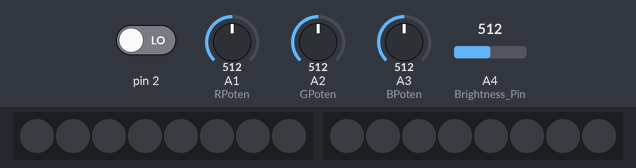
A sketch run on a simulated Arduino Uno, built with avr-gcc and run on an emulated ATmega328P. Parts: 2 × 8 RGB LEDs in strip order, left to right. The inputs (shaded band) are chosen by the test bench; at power-on: pin 2 LOW, A1 (RPoten) = 512, A2 (GPoten) = 512, A3 (BPoten) = 512, A4 (Brightness_Pin) = 512. Dim RGB values are drawn brighter than linear.

Above: at 1.2 s.
1.3 s: pin 2 driven HIGH
At 2.5 s:
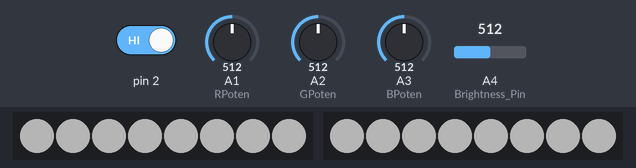
2.8 s: A1 (RPoten) set to 716
At 3.7 s:
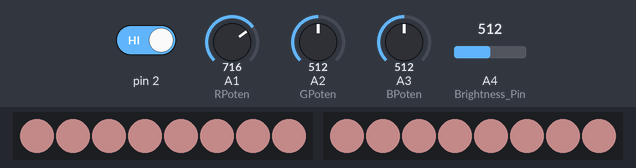
4.3 s: A2 (GPoten) set to 716
At 4.9 s:
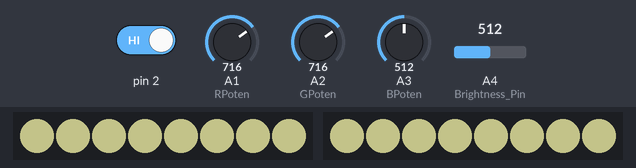
5.8 s: A3 (BPoten) set to 306
At 7.0 s:
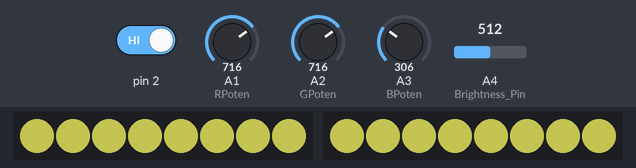
7.3 s: A1 (RPoten) set to 992
At 8.4 s:
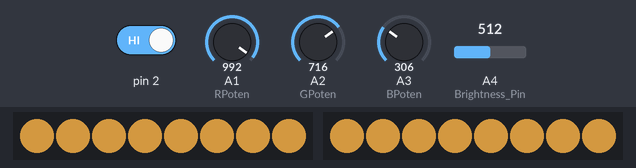
8.8 s: A2 (GPoten) set to 306
At 9.5 s:
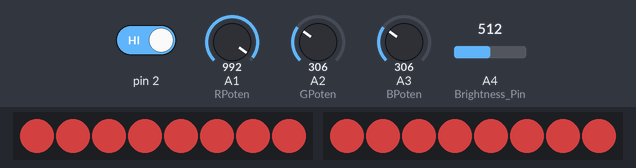
Timing chart, 0 to 11.3 s (numbered marks = the images above; inputs shaded):
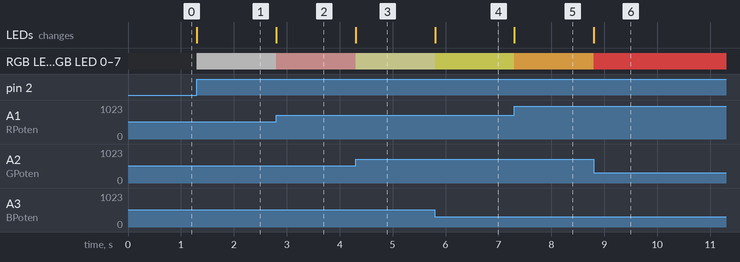

Measured:
- after the input at 1.3 s, RGB LED 0–7, RGB LED 0–7: off → RGB(64, 64, 64) at once; the LEDs: first change at once (image 1 shows a later state)
- after the input at 2.8 s, RGB LED 0–7, RGB LED 0–7: RGB(64, 64, 64) → RGB(91, 64, 64) at once; the LEDs: change at once (image 2)
- after the input at 4.3 s, RGB LED 0–7, RGB LED 0–7: RGB(91, 64, 64) → RGB(91, 91, 64) at once; the LEDs: change at once (image 3)
- after the input at 5.8 s, RGB LED 0–7, RGB LED 0–7: RGB(91, 91, 64) → RGB(91, 91, 38) at once; the LEDs: change at once (image 4)
- after the input at 7.3 s, RGB LED 0–7, RGB LED 0–7: RGB(91, 91, 38) → RGB(126, 91, 38) at once; the LEDs: change at once (image 5)
- after the input at 8.8 s, RGB LED 0–7, RGB LED 0–7: RGB(126, 91, 38) → RGB(126, 38, 38) at once; the LEDs: change at once (image 6)

The sketch:

Photocard_display_code.ino
```cpp
// 버튼으로 On/Off 구현
// 가변저항으로 R,G,B값 조절 구현
// 가변저항으로 밝기 조절 구현

// 구현해야 할 것 ----
// 가변저항으로 LED 칸 조절


#include <Adafruit_NeoPixel.h>

/* NeoPixel LED : 3, 4번 핀
* Switch : 2번 핀
*
* <가변 저항>
* R : A1
* G : A2
* B : A3
* 밝기 : A4
* LED 칸 조절 : A5
*/

#define RPoten A1
#define GPoten A2
#define BPoten A3
#define Brightness_Pin A4
#define On_LED A5

#define Button 6

int Rval = 0;
int Gval = 0;
int Bval = 0;

int bright_val = 5;
int cnt = 8;

bool flag = false;
int state = 0;


Adafruit_NeoPixel LED3 = Adafruit_NeoPixel(8, 3, NEO_GRB);
Adafruit_NeoPixel LED4 = Adafruit_NeoPixel(8, 4, NEO_GRB);

void setup() {

  pinMode(Button, INPUT);

  LED3.begin();
  LED3.setBrightness(50);
  LED3.clear();
  LED4.begin();
  LED4.setBrightness(50);
  LED4.clear();

  attachInterrupt(0, Push, RISING);

}

void Push()
{
  flag = !flag;

  if(flag == true)
  {
    state = 0;
  }
}

void loop(){

  Rval = map(analogRead(RPoten), 0, 1023, 0, 255);
  Gval = map(analogRead(GPoten), 0, 1023, 0, 255);
  Bval = map(analogRead(BPoten), 0, 1023, 0, 255);
  bright_val = map(analogRead(Brightness_Pin), 0, 1023, 2, 5);


  if (flag == true )
  {
    for(int i=0; i<8; i++) {
     LED3.setPixelColor(i, Rval, Gval, Bval);
     LED4.setPixelColor(i, Rval, Gval, Bval);
    }
    switch(bright_val)
    {
      case 2:
        LED4.setBrightness(20);
        LED3.setBrightness(20);
        break;
      case 3:
        LED4.setBrightness(130);
        LED3.setBrightness(130);
        break;
      case 4:
        LED4.setBrightness(250);
        LED3.setBrightness(250);
        break;
      default :
        break;
    }
    //LED4.setBrightness(250-250/bright_val);
    //LED3.setBrightness(250-250/bright_val);
    //LED4.setBrightness(50);
    //LED3.setBrightness(50);
    LED3.show();
    LED4.show();
    //delay(1000);
  }
  else if (flag == false && state == 0)
  {
    LED3.clear();
    LED3.show();
    LED4.clear();
    LED4.show();
    state = 1;
  }
  else if(flag == false && state == 1)
  {

  }


}
```
